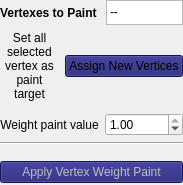
           <widget class="QWidget" name="page_WeightVertex">
            <property name="geometry">
             <rect>
              <x>0</x>
              <y>0</y>
              <width>183</width>
              <height>185</height>
             </rect>
            </property>
            <attribute name="label">
             <string>Vertex Rig Weight Painting</string>
            </attribute>
            <layout class="QVBoxLayout" name="verticalLayout_6">
             <property name="spacing">
              <number>0</number>
             </property>
             <property name="leftMargin">
              <number>0</number>
             </property>
             <property name="topMargin">
              <number>0</number>
             </property>
             <property name="rightMargin">
              <number>0</number>
             </property>
             <property name="bottomMargin">
              <number>0</number>
             </property>
             <item>
              <layout class="QVBoxLayout" name="verticalLayout_5">
               <property name="spacing">
                <number>6</number>
               </property>
               <property name="sizeConstraint">
                <enum>QLayout::SetMinimumSize</enum>
               </property>
               <item>
                <layout class="QHBoxLayout" name="horizontalLayout_11">
                 <item>
                  <widget class="QLabel" name="label_6">
                   <property name="minimumSize">
                    <size>
                     <width>100</width>
                     <height>0</height>
                    </size>
                   </property>
                   <property name="font">
                    <font>
                     <weight>75</weight>
                     <bold>true</bold>
                    </font>
                   </property>
                   <property name="text">
                    <string>Vertexes to Paint</string>
                   </property>
                   <property name="wordWrap">
                    <bool>true</bool>
                   </property>
                  </widget>
                 </item>
                 <item>
                  <widget class="QListWidget" name="list_vertexPaint">
                   <property name="sizePolicy">
                    <sizepolicy hsizetype="Expanding" vsizetype="Fixed">
                     <horstretch>0</horstretch>
                     <verstretch>0</verstretch>
                    </sizepolicy>
                   </property>
                   <property name="maximumSize">
                    <size>
                     <width>16777215</width>
                     <height>25</height>
                    </size>
                   </property>
                   <property name="flow">
                    <enum>QListView::LeftToRight</enum>
                   </property>
                   <item>
                    <property name="text">
                     <string>--</string>
                    </property>
                   </item>
                  </widget>
                 </item>
                </layout>
               </item>
               <item>
                <layout class="QHBoxLayout" name="horizontalLayout_18">
                 <item>
                  <widget class="QLabel" name="label_7">
                   <property name="text">
                    <string>Set all selected vertex as paint target</string>
                   </property>
                   <property name="alignment">
                    <set>Qt::AlignCenter</set>
                   </property>
                   <property name="wordWrap">
                    <bool>true</bool>
                   </property>
                  </widget>
                 </item>
                 <item>
                  <widget class="QPushButton" name="btn_assignWeightVertex">
                   <property name="styleSheet">
                    <string notr="true">QPushButton{
    background-color: midnightblue;
}</string>
                   </property>
                   <property name="text">
                    <string>Assign New Vertices</string>
                   </property>
                  </widget>
                 </item>
                </layout>
               </item>
               <item>
                <spacer name="verticalSpacer_4">
                 <property name="orientation">
                  <enum>Qt::Vertical</enum>
                 </property>
                 <property name="sizeType">
                  <enum>QSizePolicy::Fixed</enum>
                 </property>
                 <property name="sizeHint" stdset="0">
                  <size>
                   <width>20</width>
                   <height>6</height>
                  </size>
                 </property>
                </spacer>
               </item>
               <item>
                <layout class="QHBoxLayout" name="horizontalLayout_17">
                 <item>
                  <widget class="QLabel" name="label_8">
                   <property name="text">
                    <string>Weight paint value</string>
                   </property>
                   <property name="alignment">
                    <set>Qt::AlignCenter</set>
                   </property>
                  </widget>
                 </item>
                 <item>
                  <widget class="QDoubleSpinBox" name="doubleSpinBox_vertexWeight">
                   <property name="maximum">
                    <double>1.000000000000000</double>
                   </property>
                   <property name="singleStep">
                    <double>0.100000000000000</double>
                   </property>
                   <property name="value">
                    <double>1.000000000000000</double>
                   </property>
                  </widget>
                 </item>
                </layout>
               </item>
               <item>
                <widget class="Line" name="line_4">
                 <property name="orientation">
                  <enum>Qt::Horizontal</enum>
                 </property>
                </widget>
               </item>
               <item>
                <spacer name="verticalSpacer">
                 <property name="orientation">
                  <enum>Qt::Vertical</enum>
                 </property>
                 <property name="sizeType">
                  <enum>QSizePolicy::Preferred</enum>
                 </property>
                 <property name="sizeHint" stdset="0">
                  <size>
                   <width>20</width>
                   <height>10</height>
                  </size>
                 </property>
                </spacer>
               </item>
               <item>
                <layout class="QHBoxLayout" name="horizontalLayout_16">
                 <item>
                  <widget class="QPushButton" name="btn_applyVertexPaint">
                   <property name="enabled">
                    <bool>false</bool>
                   </property>
                   <property name="styleSheet">
                    <string notr="true">QPushButton{
    background-color: midnightblue;
}</string>
                   </property>
                   <property name="text">
                    <string>Apply Vertex Weight Paint</string>
                   </property>
                  </widget>
                 </item>
                </layout>
               </item>
              </layout>
             </item>
            </layout>
           </widget>
